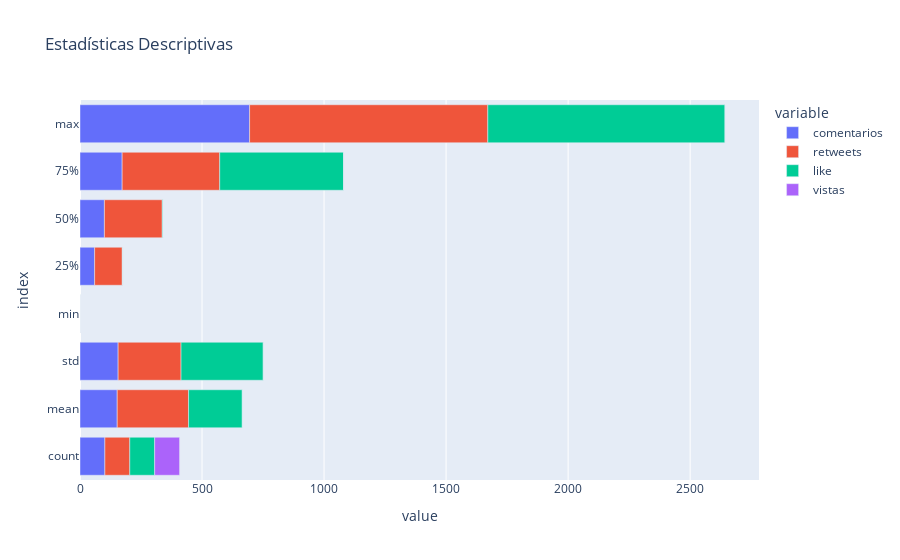

The code cell stored with this chart in its notebook:
### Code cell
# Reemplazar valores NaN por ceros
tweets_views.fillna(0, inplace=True)
# Convertir valores de vistas a números y eliminar filas no numéricas
tweets_views['vistas'] = pd.to_numeric(tweets_views['vistas'], errors='coerce')
tweets_views.dropna(subset=['vistas'], inplace=True)

# Convertir valores de 'comentarios', 'retweets' y 'like' a números y eliminar filas no numéricas
columns_to_convert = ['comentarios', 'retweets', 'like']
for column in columns_to_convert:
    tweets_views[column] = pd.to_numeric(tweets_views[column], errors='coerce')

tweets_views.dropna(subset=columns_to_convert, inplace=True)

# Obtener estadísticas descriptivas de cada columna
estadisticas = tweets_views.describe()

# Crear un gráfico de barras utilizando Plotly Express
fig = px.bar(estadisticas, orientation='h', title='Estadísticas Descriptivas')
fig.show()

### Figure 1 — Plotly figure (JSON) as saved in the notebook; plotly's stock layout.template omitted (floating-point values rounded to 4 significant figures)
{"data": [{"alignmentgroup": "True", "hovertemplate": "variable=comentarios<br>value=%{x}<br>index=%{y}<extra></extra>", "legendgroup": "comentarios", "marker": {"color": "#636efa", "pattern": {"shape": ""}}, "name": "comentarios", "offsetgroup": "comentarios", "orientation": "h", "showlegend": true, "textposition": "auto", "type": "bar", "x": [102, 152.5, 156.3, 0, 60, 100, 172.8, 695], "xaxis": "x", "y": ["count", "mean", "std", "min", "25%", "50%", "75%", "max"], "yaxis": "y"}, {"alignmentgroup": "True", "hovertemplate": "variable=retweets<br>value=%{x}<br>index=%{y}<extra></extra>", "legendgroup": "retweets", "marker": {"color": "#EF553B", "pattern": {"shape": ""}}, "name": "retweets", "offsetgroup": "retweets", "orientation": "h", "showlegend": true, "textposition": "auto", "type": "bar", "x": [102, 292.3, 257.8, 0, 113.2, 237, 399.8, 976], "xaxis": "x", "y": ["count", "mean", "std", "min", "25%", "50%", "75%", "max"], "yaxis": "y"}, {"alignmentgroup": "True", "hovertemplate": "variable=like<br>value=%{x}<br>index=%{y}<extra></extra>", "legendgroup": "like", "marker": {"color": "#00cc96", "pattern": {"shape": ""}}, "name": "like", "offsetgroup": "like", "orientation": "h", "showlegend": true, "textposition": "auto", "type": "bar", "x": [102, 220.3, 337.1, 0, 1.446, 3.233, 507.5, 972], "xaxis": "x", "y": ["count", "mean", "std", "min", "25%", "50%", "75%", "max"], "yaxis": "y"}, {"alignmentgroup": "True", "hovertemplate": "variable=vistas<br>value=%{x}<br>index=%{y}<extra></extra>", "legendgroup": "vistas", "marker": {"color": "#ab63fa", "pattern": {"shape": ""}}, "name": "vistas", "offsetgroup": "vistas", "orientation": "h", "showlegend": true, "textposition": "auto", "type": "bar", "x": [102, 0, 0, 0, 0, 0, 0, 0], "xaxis": "x", "y": ["count", "mean", "std", "min", "25%", "50%", "75%", "max"], "yaxis": "y"}], "layout": {"barmode": "relative", "legend": {"title": {"text": "variable"}, "tracegroupgap": 0}, "title": {"text": "Estadísticas Descriptivas"}, "xaxis": {"anchor": "y", "domain": [0, 1], "title": {"text": "value"}}, "yaxis": {"anchor": "x", "domain": [0, 1], "title": {"text": "index"}}}}
